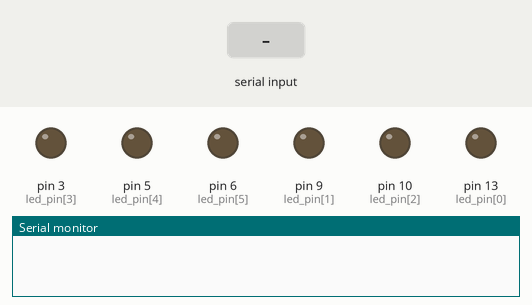
Recording of a sketch running on a simulated Arduino Uno, built with avr-gcc and run on an emulated ATmega328P. Shown: output pins drawn as LEDs (lit = HIGH), the last lines printed to the serial monitor. Inputs (shaded band) come from the test bench.

Above: at 1.2 s.
1.3 s: "90,45\n" received over Serial
At 1.6 s:
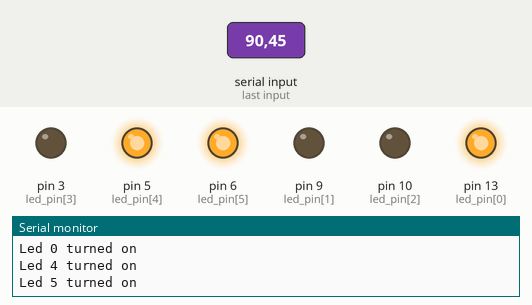
2.8 s: "30,150\n" received over Serial
At 4.0 s:
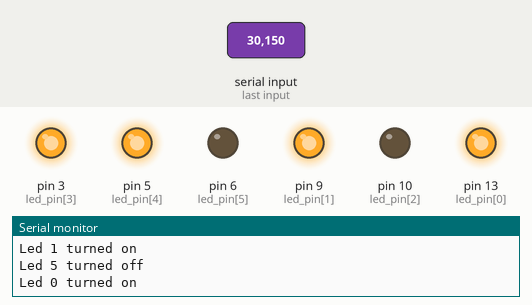
4.3 s: "200\n" received over Serial
At 4.9 s:
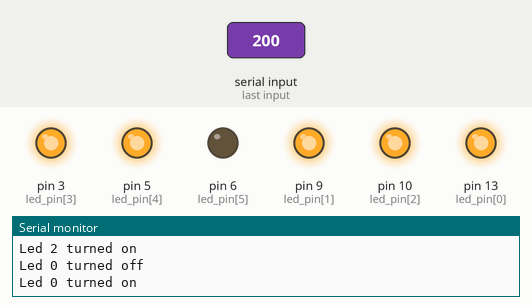
5.8 s: "5\n" received over Serial
At 6.1 s:
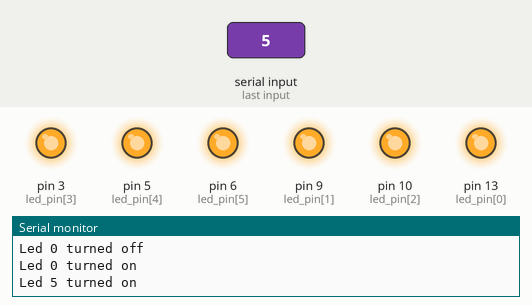
7.3 s: "90\n" received over Serial
At 8.4 s:
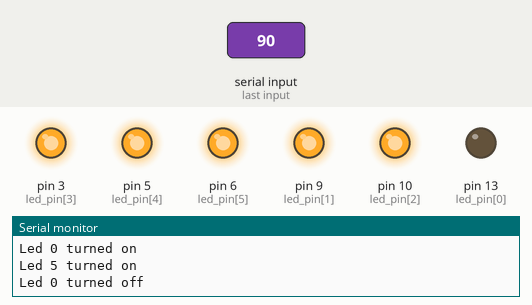
8.8 s: "90,45\n" received over Serial
At 9.7 s:
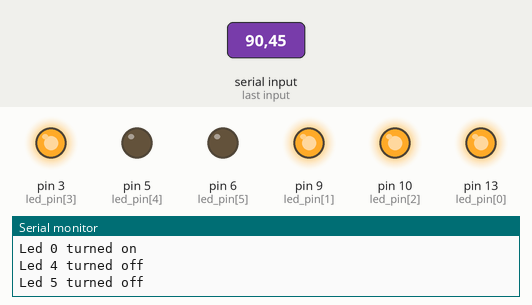
Timing chart, 0 to 11.3 s (numbered marks = the images above; inputs shaded):
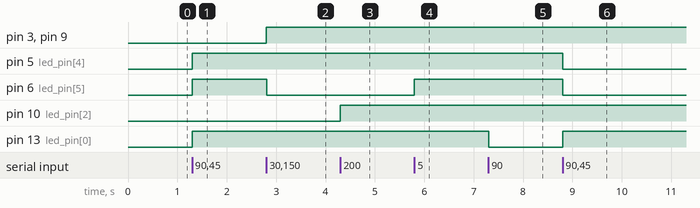

Measured:
- after the input at 1.3 s, pin 5 (led_pin[4]), pin 6 (led_pin[5]), pin 13 (led_pin[0]): LOW → HIGH at once
- after the input at 2.8 s, pin 3 (led_pin[3]), pin 9 (led_pin[1]): LOW → HIGH at once; pin 6 (led_pin[5]): HIGH → LOW at once
- after the input at 4.3 s, pin 10 (led_pin[2]): LOW → HIGH at once
- after the input at 5.8 s, pin 6 (led_pin[5]): LOW → HIGH at once
- after the input at 7.3 s, pin 13 (led_pin[0]): HIGH → LOW at once
- after the input at 8.8 s, pin 5 (led_pin[4]), pin 6 (led_pin[5]): HIGH → LOW at once; pin 13 (led_pin[0]): LOW → HIGH at once

The sketch:

PiGertduinoSerial.ino
```cpp
// See http://friendsoftheunicorn.net/content/raspberry-pi-gertduino-serial
// for information on this file

int led_pin[6]={13, 9, 10, 3, 5, 6};
int led_state[6]={};

void setup()
{
  Serial.begin(9600);
  for(int i=0; i<6; i++)
    pinMode(led_pin[i], OUTPUT);
}

void loop()
{
  if(Serial.available()>0)
  {
    int i, inByte;
    inByte = Serial.read();
    i = inByte - '0';
    if(i>=0 && i<=5)
    {
      led_state[i] = !led_state[i];
      digitalWrite(led_pin[i], led_state[i]);
      Serial.print("Led ");
      Serial.write(inByte);
      Serial.print(" turned ");
      if(led_state[i])
        Serial.println("on");
      else
        Serial.println("off");
    }
  }
}
```
